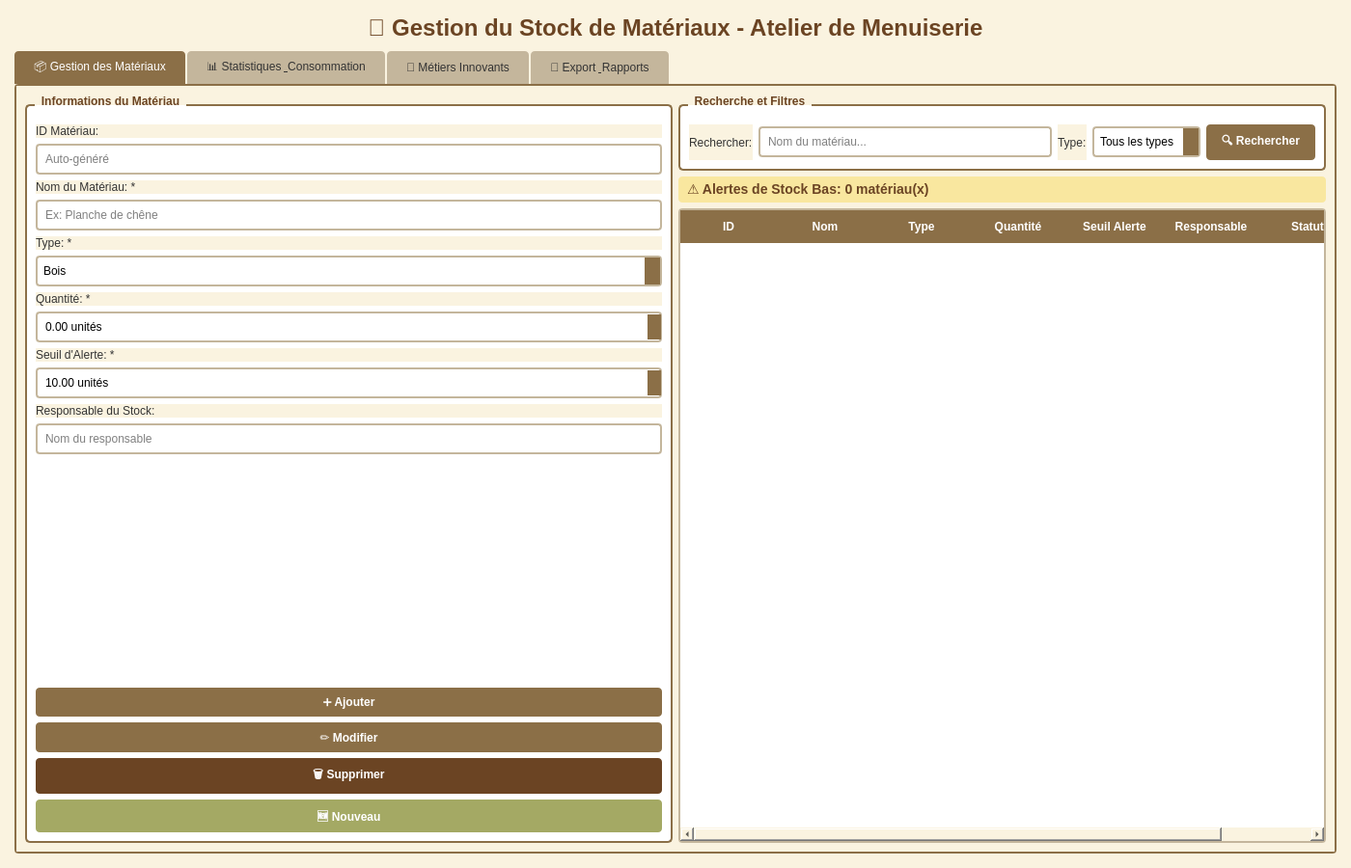
<?xml version="1.0" encoding="UTF-8"?>
<ui version="4.0">
 <class>StockWidget</class>
 <widget class="QWidget" name="StockWidget">
  <property name="geometry">
   <rect>
    <x>0</x>
    <y>0</y>
    <width>1400</width>
    <height>900</height>
   </rect>
  </property>
  <property name="windowTitle">
   <string>Gestion du Stock de Matériaux</string>
  </property>
  <property name="styleSheet">
   <string notr="true">QWidget {
    background-color: #FAF3E0;
}

QPushButton {
    background-color: #8B6F47;
    color: white;
    border: none;
    padding: 8px 16px;
    border-radius: 4px;
    font-weight: bold;
}

QPushButton:hover {
    background-color: #6B4423;
}

QPushButton:pressed {
    background-color: #5A3A1F;
}

QPushButton#btnDelete {
    background-color: #6B4423;
}

QPushButton#btnDelete:hover {
    background-color: #5A3A1F;
}

QPushButton#btnNouveau {
    background-color: #A4A964;
}

QPushButton#btnNouveau:hover {
    background-color: #8B8B4F;
}

QPushButton#btnExportExcel {
    background-color: #A4A964;
    font-size: 14px;
}

QPushButton#btnExportExcel:hover {
    background-color: #8B8B4F;
}

QPushButton#btnExportCSV {
    background-color: #C4B69C;
    color: #333;
    font-size: 14px;
}

QPushButton#btnExportCSV:hover {
    background-color: #B0A082;
}

QPushButton#btnExportPDF {
    background-color: #8B6F47;
    font-size: 14px;
}

QPushButton#btnExportPDF:hover {
    background-color: #6B4423;
}

QGroupBox {
    font-weight: bold;
    border: 2px solid #8B6F47;
    border-radius: 5px;
    margin-top: 10px;
    padding-top: 10px;
    background-color: white;
}

QGroupBox::title {
    subcontrol-origin: margin;
    left: 10px;
    padding: 0 5px;
    color: #6B4423;
}

QLineEdit, QSpinBox, QDoubleSpinBox, QComboBox {
    padding: 6px;
    border: 2px solid #C4B69C;
    border-radius: 4px;
    background-color: white;
}

QLineEdit:focus, QSpinBox:focus, QDoubleSpinBox:focus, QComboBox:focus {
    border: 2px solid #8B6F47;
}

QTableWidget {
    border: 2px solid #C4B69C;
    border-radius: 4px;
    gridline-color: #C4B69C;
    background-color: white;
}

QTableWidget::item:selected {
    background-color: #8B6F47;
    color: white;
}

QTableWidget::item:hover {
    background-color: #F9E79F;
}

QHeaderView::section {
    background-color: #8B6F47;
    color: white;
    padding: 8px;
    border: none;
    font-weight: bold;
}

QLabel#lblTitle {
    font-size: 24px;
    font-weight: bold;
    color: #6B4423;
    background-color: transparent;
}

QLabel#lblAlert {
    font-size: 14px;
    font-weight: bold;
    color: #6B4423;
    background-color: #F9E79F;
    padding: 5px;
    border-radius: 4px;
}

QTabWidget::pane {
    border: 2px solid #8B6F47;
    border-radius: 4px;
    background-color: white;
}

QTabBar::tab {
    background-color: #C4B69C;
    color: #333;
    padding: 10px 20px;
    margin-right: 2px;
    border-top-left-radius: 4px;
    border-top-right-radius: 4px;
}

QTabBar::tab:selected {
    background-color: #8B6F47;
    color: white;
}

QTabBar::tab:hover {
    background-color: #A4A964;
    color: white;
}

QLabel {
    color: #333;
}

QSpinBox::up-button, QDoubleSpinBox::up-button {
    background-color: #8B6F47;
}

QSpinBox::down-button, QDoubleSpinBox::down-button {
    background-color: #8B6F47;
}

QComboBox::drop-down {
    background-color: #8B6F47;
}

QComboBox QAbstractItemView {
    background-color: white;
    border: 2px solid #8B6F47;
    selection-background-color: #8B6F47;
}</string>
  </property>
  <layout class="QVBoxLayout" name="verticalLayout">
   <property name="spacing">
    <number>10</number>
   </property>
   <property name="leftMargin">
    <number>15</number>
   </property>
   <property name="topMargin">
    <number>15</number>
   </property>
   <property name="rightMargin">
    <number>15</number>
   </property>
   <property name="bottomMargin">
    <number>15</number>
   </property>
   <item>
    <widget class="QLabel" name="lblTitle">
     <property name="text">
      <string>🔧 Gestion du Stock de Matériaux - Atelier de Menuiserie</string>
     </property>
     <property name="alignment">
      <set>Qt::AlignmentFlag::AlignCenter</set>
     </property>
    </widget>
   </item>
   <item>
    <widget class="QTabWidget" name="tabWidget">
     <property name="currentIndex">
      <number>0</number>
     </property>
     <widget class="QWidget" name="tabGestion">
      <attribute name="title">
       <string>📦 Gestion des Matériaux</string>
      </attribute>
      <layout class="QHBoxLayout" name="horizontalLayout">
       <item>
        <widget class="QGroupBox" name="groupBoxForm">
         <property name="title">
          <string>Informations du Matériau</string>
         </property>
         <layout class="QVBoxLayout" name="verticalLayout_2">
          <item>
           <widget class="QLabel" name="label">
            <property name="text">
             <string>ID Matériau:</string>
            </property>
           </widget>
          </item>
          <item>
           <widget class="QLineEdit" name="txtIdMateriau">
            <property name="readOnly">
             <bool>true</bool>
            </property>
            <property name="placeholderText">
             <string>Auto-généré</string>
            </property>
           </widget>
          </item>
          <item>
           <widget class="QLabel" name="label_2">
            <property name="text">
             <string>Nom du Matériau: *</string>
            </property>
           </widget>
          </item>
          <item>
           <widget class="QLineEdit" name="txtNom">
            <property name="placeholderText">
             <string>Ex: Planche de chêne</string>
            </property>
           </widget>
          </item>
          <item>
           <widget class="QLabel" name="label_3">
            <property name="text">
             <string>Type: *</string>
            </property>
           </widget>
          </item>
          <item>
           <widget class="QComboBox" name="comboType">
            <item>
             <property name="text">
              <string>Bois</string>
             </property>
            </item>
            <item>
             <property name="text">
              <string>Clou</string>
             </property>
            </item>
            <item>
             <property name="text">
              <string>Vernis</string>
             </property>
            </item>
            <item>
             <property name="text">
              <string>Colle</string>
             </property>
            </item>
            <item>
             <property name="text">
              <string>Peinture</string>
             </property>
            </item>
            <item>
             <property name="text">
              <string>Vis</string>
             </property>
            </item>
            <item>
             <property name="text">
              <string>Charnière</string>
             </property>
            </item>
            <item>
             <property name="text">
              <string>Autre</string>
             </property>
            </item>
           </widget>
          </item>
          <item>
           <widget class="QLabel" name="label_4">
            <property name="text">
             <string>Quantité: *</string>
            </property>
           </widget>
          </item>
          <item>
           <widget class="QDoubleSpinBox" name="spinQuantite">
            <property name="suffix">
             <string> unités</string>
            </property>
            <property name="maximum">
             <double>999999.000000000000000</double>
            </property>
           </widget>
          </item>
          <item>
           <widget class="QLabel" name="label_5">
            <property name="text">
             <string>Seuil d'Alerte: *</string>
            </property>
           </widget>
          </item>
          <item>
           <widget class="QDoubleSpinBox" name="spinSeuilAlerte">
            <property name="suffix">
             <string> unités</string>
            </property>
            <property name="maximum">
             <double>999999.000000000000000</double>
            </property>
            <property name="value">
             <double>10.000000000000000</double>
            </property>
           </widget>
          </item>
          <item>
           <widget class="QLabel" name="label_6">
            <property name="text">
             <string>Responsable du Stock:</string>
            </property>
           </widget>
          </item>
          <item>
           <widget class="QLineEdit" name="txtResponsable">
            <property name="placeholderText">
             <string>Nom du responsable</string>
            </property>
           </widget>
          </item>
          <item>
           <spacer name="verticalSpacer">
            <property name="orientation">
             <enum>Qt::Orientation::Vertical</enum>
            </property>
            <property name="sizeHint" stdset="0">
             <size>
              <width>20</width>
              <height>40</height>
             </size>
            </property>
           </spacer>
          </item>
          <item>
           <widget class="QPushButton" name="btnAjouter">
            <property name="text">
             <string>➕ Ajouter</string>
            </property>
           </widget>
          </item>
          <item>
           <widget class="QPushButton" name="btnModifier">
            <property name="text">
             <string>✏️ Modifier</string>
            </property>
           </widget>
          </item>
          <item>
           <widget class="QPushButton" name="btnDelete">
            <property name="text">
             <string>🗑️ Supprimer</string>
            </property>
           </widget>
          </item>
          <item>
           <widget class="QPushButton" name="btnNouveau">
            <property name="text">
             <string>🆕 Nouveau</string>
            </property>
           </widget>
          </item>
         </layout>
        </widget>
       </item>
       <item>
        <layout class="QVBoxLayout" name="verticalLayout_3">
         <item>
          <widget class="QGroupBox" name="groupBoxRecherche">
           <property name="title">
            <string>Recherche et Filtres</string>
           </property>
           <layout class="QHBoxLayout" name="horizontalLayout_2">
            <item>
             <widget class="QLabel" name="label_7">
              <property name="text">
               <string>Rechercher:</string>
              </property>
             </widget>
            </item>
            <item>
             <widget class="QLineEdit" name="txtRecherche">
              <property name="placeholderText">
               <string>Nom du matériau...</string>
              </property>
             </widget>
            </item>
            <item>
             <widget class="QLabel" name="label_8">
              <property name="text">
               <string>Type:</string>
              </property>
             </widget>
            </item>
            <item>
             <widget class="QComboBox" name="comboFiltreType">
              <item>
               <property name="text">
                <string>Tous les types</string>
               </property>
              </item>
              <item>
               <property name="text">
                <string>Bois</string>
               </property>
              </item>
              <item>
               <property name="text">
                <string>Clou</string>
               </property>
              </item>
              <item>
               <property name="text">
                <string>Vernis</string>
               </property>
              </item>
              <item>
               <property name="text">
                <string>Colle</string>
               </property>
              </item>
              <item>
               <property name="text">
                <string>Peinture</string>
               </property>
              </item>
              <item>
               <property name="text">
                <string>Vis</string>
               </property>
              </item>
              <item>
               <property name="text">
                <string>Charnière</string>
               </property>
              </item>
              <item>
               <property name="text">
                <string>Autre</string>
               </property>
              </item>
             </widget>
            </item>
            <item>
             <widget class="QPushButton" name="btnRechercher">
              <property name="text">
               <string>🔍 Rechercher</string>
              </property>
             </widget>
            </item>
           </layout>
          </widget>
         </item>
         <item>
          <widget class="QLabel" name="lblAlert">
           <property name="text">
            <string>⚠️ Alertes de Stock Bas: 0 matériau(x)</string>
           </property>
          </widget>
         </item>
         <item>
          <widget class="QTableWidget" name="tableWidget">
           <property name="editTriggers">
            <set>QAbstractItemView::EditTrigger::NoEditTriggers</set>
           </property>
           <property name="selectionMode">
            <enum>QAbstractItemView::SelectionMode::SingleSelection</enum>
           </property>
           <property name="selectionBehavior">
            <enum>QAbstractItemView::SelectionBehavior::SelectRows</enum>
           </property>
           <column>
            <property name="text">
             <string>ID</string>
            </property>
           </column>
           <column>
            <property name="text">
             <string>Nom</string>
            </property>
           </column>
           <column>
            <property name="text">
             <string>Type</string>
            </property>
           </column>
           <column>
            <property name="text">
             <string>Quantité</string>
            </property>
           </column>
           <column>
            <property name="text">
             <string>Seuil Alerte</string>
            </property>
           </column>
           <column>
            <property name="text">
             <string>Responsable</string>
            </property>
           </column>
           <column>
            <property name="text">
             <string>Statut</string>
            </property>
           </column>
          </widget>
         </item>
        </layout>
       </item>
      </layout>
     </widget>
     <widget class="QWidget" name="tabStatistiques">
      <attribute name="title">
       <string>📊 Statistiques &amp; Consommation</string>
      </attribute>
      <layout class="QVBoxLayout" name="verticalLayout_4">
       <item>
        <widget class="QGroupBox" name="groupBox">
         <property name="title">
          <string>Statistiques Générales</string>
         </property>
         <layout class="QGridLayout" name="gridLayout">
          <item row="0" column="0">
           <widget class="QLabel" name="label_9">
            <property name="font">
             <font>
              <pointsize>12</pointsize>
              <bold>true</bold>
             </font>
            </property>
            <property name="text">
             <string>Total Matériaux:</string>
            </property>
           </widget>
          </item>
          <item row="0" column="1">
           <widget class="QLabel" name="lblTotalMateriaux">
            <property name="font">
             <font>
              <pointsize>12</pointsize>
             </font>
            </property>
            <property name="text">
             <string>0</string>
            </property>
           </widget>
          </item>
          <item row="1" column="0">
           <widget class="QLabel" name="label_11">
            <property name="font">
             <font>
              <pointsize>12</pointsize>
              <bold>true</bold>
             </font>
            </property>
            <property name="text">
             <string>Matériaux en Alerte:</string>
            </property>
           </widget>
          </item>
          <item row="1" column="1">
           <widget class="QLabel" name="lblMateriauxAlerte">
            <property name="font">
             <font>
              <pointsize>12</pointsize>
              <bold>true</bold>
             </font>
            </property>
            <property name="styleSheet">
             <string notr="true">color: #6B4423; font-weight: bold;</string>
            </property>
            <property name="text">
             <string>0</string>
            </property>
           </widget>
          </item>
          <item row="2" column="0">
           <widget class="QLabel" name="label_13">
            <property name="font">
             <font>
              <pointsize>12</pointsize>
              <bold>true</bold>
             </font>
            </property>
            <property name="text">
             <string>Types de Matériaux:</string>
            </property>
           </widget>
          </item>
          <item row="2" column="1">
           <widget class="QLabel" name="lblTypesMateriaux">
            <property name="font">
             <font>
              <pointsize>12</pointsize>
             </font>
            </property>
            <property name="text">
             <string>0</string>
            </property>
           </widget>
          </item>
         </layout>
        </widget>
       </item>
       <item>
        <widget class="QGroupBox" name="groupBox_2">
         <property name="title">
          <string>Répartition par Type</string>
         </property>
         <layout class="QVBoxLayout" name="verticalLayout_5">
          <item>
           <widget class="QTableWidget" name="tableStats">
            <property name="editTriggers">
             <set>QAbstractItemView::EditTrigger::NoEditTriggers</set>
            </property>
            <column>
             <property name="text">
              <string>Type</string>
             </property>
            </column>
            <column>
             <property name="text">
              <string>Nombre d'articles</string>
             </property>
            </column>
            <column>
             <property name="text">
              <string>Quantité Totale</string>
             </property>
            </column>
            <column>
             <property name="text">
              <string>Pourcentage</string>
             </property>
            </column>
           </widget>
          </item>
         </layout>
        </widget>
       </item>
       <item>
        <widget class="QPushButton" name="btnActualiserStats">
         <property name="text">
          <string>🔄 Actualiser les Statistiques</string>
         </property>
        </widget>
       </item>
      </layout>
     </widget>
     <widget class="QWidget" name="tabInnovant">
      <attribute name="title">
       <string>🤖 Métiers Innovants</string>
      </attribute>
      <layout class="QVBoxLayout" name="verticalLayout_6">
       <item>
        <widget class="QGroupBox" name="groupBox_3">
         <property name="title">
          <string>1. Proposition Automatique de Réapprovisionnement</string>
         </property>
         <layout class="QVBoxLayout" name="verticalLayout_7">
          <item>
           <widget class="QLabel" name="label_14">
            <property name="text">
             <string>Le système analyse automatiquement le stock et propose les matériaux à réapprovisionner</string>
            </property>
            <property name="wordWrap">
             <bool>true</bool>
            </property>
           </widget>
          </item>
          <item>
           <widget class="QPushButton" name="btnGenererReappro">
            <property name="text">
             <string>🔮 Générer Propositions de Réapprovisionnement</string>
            </property>
           </widget>
          </item>
          <item>
           <widget class="QTableWidget" name="tableReappro">
            <property name="editTriggers">
             <set>QAbstractItemView::EditTrigger::NoEditTriggers</set>
            </property>
            <column>
             <property name="text">
              <string>Matériau</string>
             </property>
            </column>
            <column>
             <property name="text">
              <string>Stock Actuel</string>
             </property>
            </column>
            <column>
             <property name="text">
              <string>Seuil Alerte</string>
             </property>
            </column>
            <column>
             <property name="text">
              <string>Quantité Recommandée</string>
             </property>
            </column>
            <column>
             <property name="text">
              <string>Priorité</string>
             </property>
            </column>
           </widget>
          </item>
         </layout>
        </widget>
       </item>
       <item>
        <widget class="QGroupBox" name="groupBox_4">
         <property name="title">
          <string>2. Prévision de Consommation selon les Commandes</string>
         </property>
         <layout class="QVBoxLayout" name="verticalLayout_8">
          <item>
           <layout class="QHBoxLayout" name="horizontalLayout_3">
            <item>
             <widget class="QLabel" name="label_15">
              <property name="text">
               <string>Nombre de commandes prévues:</string>
              </property>
             </widget>
            </item>
            <item>
             <widget class="QSpinBox" name="spinNbCommandes">
              <property name="minimum">
               <number>1</number>
              </property>
              <property name="maximum">
               <number>1000</number>
              </property>
              <property name="value">
               <number>10</number>
              </property>
             </widget>
            </item>
            <item>
             <widget class="QLabel" name="label_16">
              <property name="text">
               <string>Période (jours):</string>
              </property>
             </widget>
            </item>
            <item>
             <widget class="QSpinBox" name="spinPeriode">
              <property name="minimum">
               <number>1</number>
              </property>
              <property name="maximum">
               <number>365</number>
              </property>
              <property name="value">
               <number>30</number>
              </property>
             </widget>
            </item>
            <item>
             <widget class="QPushButton" name="btnPrevision">
              <property name="text">
               <string>📈 Calculer Prévisions</string>
              </property>
             </widget>
            </item>
           </layout>
          </item>
          <item>
           <widget class="QTableWidget" name="tablePrevision">
            <property name="editTriggers">
             <set>QAbstractItemView::EditTrigger::NoEditTriggers</set>
            </property>
            <column>
             <property name="text">
              <string>Matériau</string>
             </property>
            </column>
            <column>
             <property name="text">
              <string>Consommation Moyenne</string>
             </property>
            </column>
            <column>
             <property name="text">
              <string>Consommation Prévue</string>
             </property>
            </column>
            <column>
             <property name="text">
              <string>Stock Actuel</string>
             </property>
            </column>
            <column>
             <property name="text">
              <string>Stock Suffisant?</string>
             </property>
            </column>
           </widget>
          </item>
         </layout>
        </widget>
       </item>
      </layout>
     </widget>
     <widget class="QWidget" name="tabExport">
      <attribute name="title">
       <string>📄 Export &amp; Rapports</string>
      </attribute>
      <layout class="QVBoxLayout" name="verticalLayout_9">
       <item>
        <widget class="QGroupBox" name="groupBox_5">
         <property name="title">
          <string>Export des Données</string>
         </property>
         <layout class="QVBoxLayout" name="verticalLayout_10">
          <item>
           <widget class="QLabel" name="label_17">
            <property name="text">
             <string>Exportez vos données de stock au format Excel pour archivage ou analyse externe</string>
            </property>
            <property name="wordWrap">
             <bool>true</bool>
            </property>
           </widget>
          </item>
          <item>
           <widget class="QPushButton" name="btnExportExcel">
            <property name="minimumSize">
             <size>
              <width>0</width>
              <height>50</height>
             </size>
            </property>
            <property name="text">
             <string>📊 Exporter en Excel (.xlsx)</string>
            </property>
           </widget>
          </item>
          <item>
           <widget class="QPushButton" name="btnExportCSV">
            <property name="minimumSize">
             <size>
              <width>0</width>
              <height>50</height>
             </size>
            </property>
            <property name="text">
             <string>📋 Exporter en CSV</string>
            </property>
           </widget>
          </item>
          <item>
           <widget class="QPushButton" name="btnExportPDF">
            <property name="minimumSize">
             <size>
              <width>0</width>
              <height>50</height>
             </size>
            </property>
            <property name="text">
             <string>📄 Générer Rapport PDF</string>
            </property>
           </widget>
          </item>
          <item>
           <spacer name="verticalSpacer_2">
            <property name="orientation">
             <enum>Qt::Orientation::Vertical</enum>
            </property>
            <property name="sizeHint" stdset="0">
             <size>
              <width>20</width>
              <height>40</height>
             </size>
            </property>
           </spacer>
          </item>
         </layout>
        </widget>
       </item>
      </layout>
     </widget>
    </widget>
   </item>
  </layout>
 </widget>
 <resources/>
 <connections/>
</ui>
